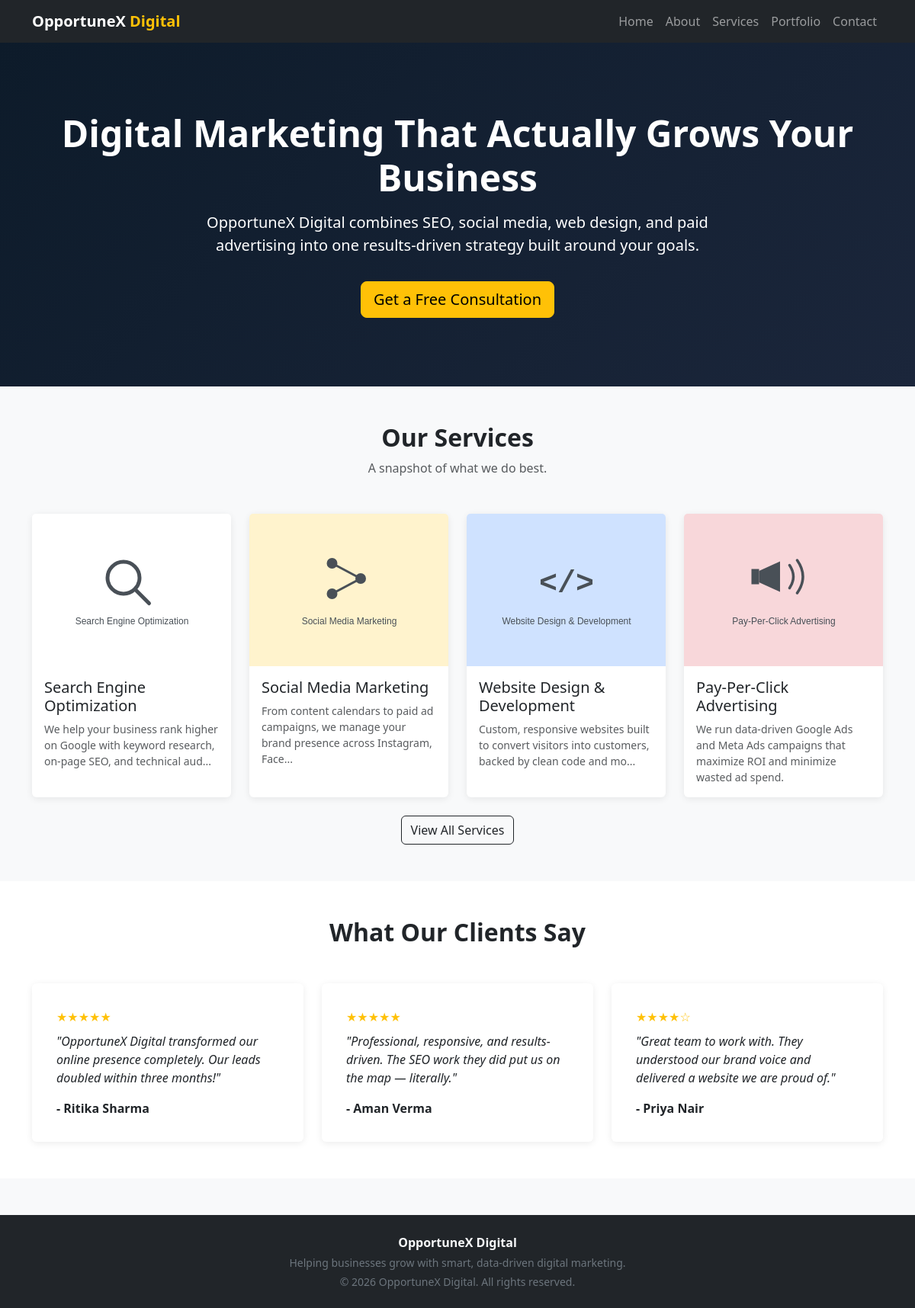
Before: / with the older database file.
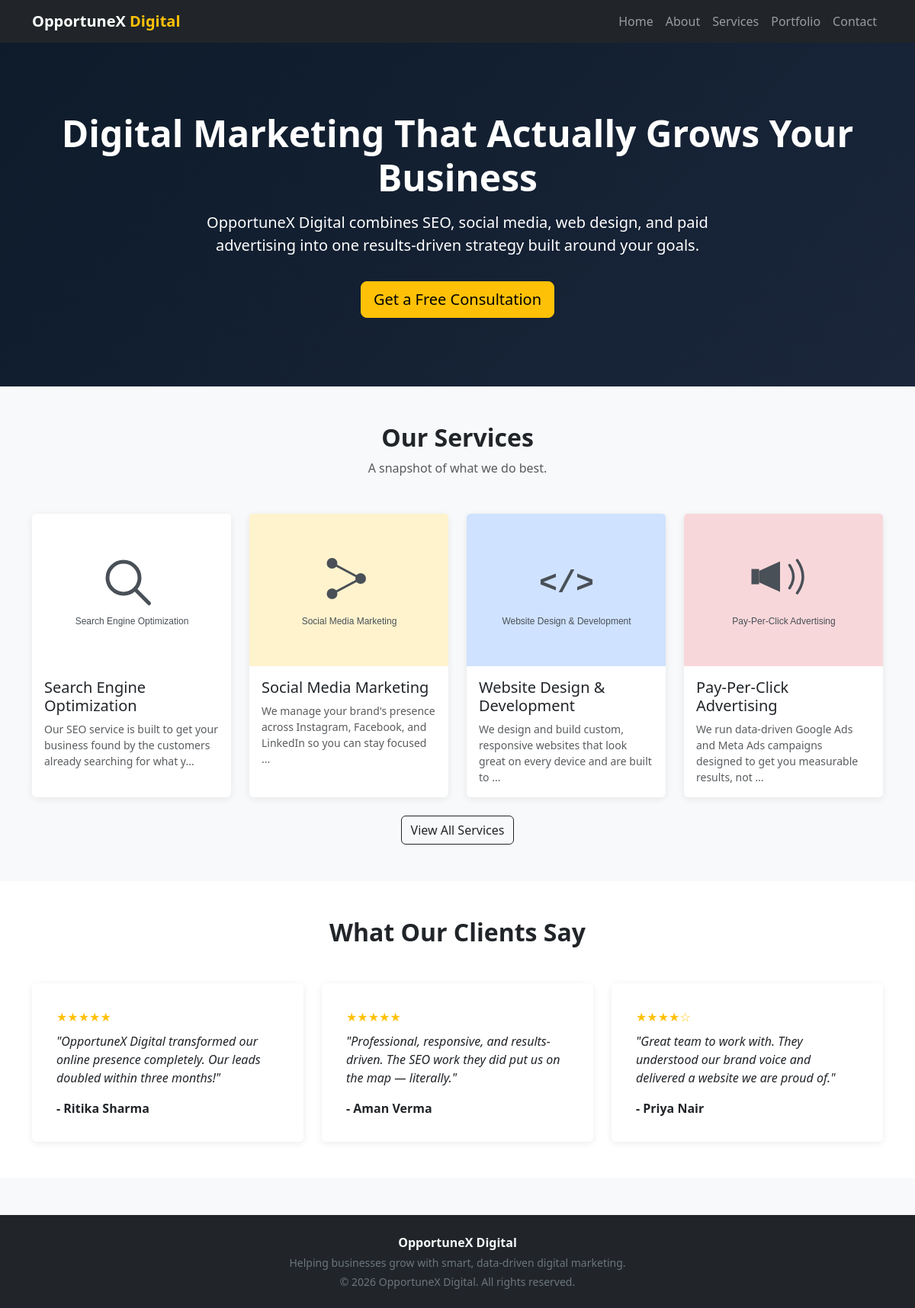
After: the same page with the newer database file.
### tables this page shows
CREATE TABLE services (
    id INT AUTO_INCREMENT PRIMARY KEY,
    title VARCHAR(150) NOT NULL,
    description TEXT NOT NULL,
    image VARCHAR(255) DEFAULT NULL,
    meta_title VARCHAR(160) DEFAULT NULL,
    meta_description VARCHAR(300) DEFAULT NULL,
    created_at TIMESTAMP DEFAULT CURRENT_TIMESTAMP
);

CREATE TABLE testimonials (
    id INT AUTO_INCREMENT PRIMARY KEY,
    client_name VARCHAR(150) NOT NULL,
    message TEXT NOT NULL,
    rating TINYINT NOT NULL DEFAULT 5,
    image VARCHAR(255) DEFAULT NULL,
    created_at TIMESTAMP DEFAULT CURRENT_TIMESTAMP
);

### includes/functions.php (called while the page is built, shortened)
<?php
function clean_input($value) {
    return htmlspecialchars(trim($value ?? ''), ENT_QUOTES, 'UTF-8');
}
function service_image_url($filename, $title = '') {
    $title = strtolower($title);
    if (str_contains($title, 'seo') || str_contains($title, 'search engine')) {
        return BASE_URL . '/assets/img/placeholder-seo.svg';
    }
    if (str_contains($title, 'social media') || str_contains($title, 'smm')) {
        return BASE_URL . '/assets/img/placeholder-smm.svg';
    }
    if (str_contains($title, 'web design') || str_contains($title, 'web development') || str_contains($title, 'website')) {
        return BASE_URL . '/assets/img/placeholder-webdev.svg';
    }
    if (str_contains($title, 'pay-per-click') || str_contains($title, 'ppc') || str_contains($title, 'advertising')) {
        return BASE_URL . '/assets/img/placeholder-ppc.svg';
    }
    return BASE_URL . '/assets/img/placeholder.svg';
}

### public/index.php (the view, shortened to what this page needs)
<?php
require_once __DIR__ . '/../includes/db.php';
require_once __DIR__ . '/../includes/functions.php';
require_once __DIR__ . '/../includes/header.php';
$services = [];
$result = mysqli_query($conn, "SELECT id, title, description, image FROM services ORDER BY created_at DESC LIMIT 4");
while ($row = mysqli_fetch_assoc($result)) {
    $services[] = $row;
}
$testimonials = [];
$result = mysqli_query($conn, "SELECT client_name, message, rating, image FROM testimonials ORDER BY created_at DESC LIMIT 6");
while ($row = mysqli_fetch_assoc($result)) {
    $testimonials[] = $row;
}
?>
<section class="hero text-center">
  <div class="container">
    <h1 class="display-5 fw-bold">Digital Marketing That Actually Grows Your Business</h1>
    <p class="lead col-lg-8 mx-auto mt-3">
      OpportuneX Digital combines SEO, social media, web design, and paid advertising
      into one results-driven strategy built around your goals.
    </p>
    <a href="contact.php" class="btn btn-warning btn-lg mt-3">Get a Free Consultation</a>
  </div>
</section>
<section class="py-5">
  <div class="container">
    <div class="text-center mb-5">
      <h2 class="fw-bold">Our Services</h2>
      <p class="text-muted">A snapshot of what we do best.</p>
    </div>
    <div class="row g-4">
      <?php foreach ($services as $service): ?>
        <div class="col-md-6 col-lg-3">
          <a href="service_detail.php?id=<?= (int)$service['id'] ?>" class="text-decoration-none text-reset">
            <div class="card card-service h-100">
              <img src="<?= service_image_url($service['image'], $service['title']) ?>" class="card-img-top" alt="<?= clean_input($service['title']) ?>">
              <div class="card-body">
                <h5 class="card-title"><?= clean_input($service['title']) ?></h5>
                <p class="card-text small text-muted"><?= clean_input(mb_strimwidth($service['description'], 0, 100, '...')) ?></p>
              </div>
            </div>
          </a>
        </div>
      <?php endforeach; ?>
    </div>
    <div class="text-center mt-4">
      <a href="services.php" class="btn btn-outline-dark">View All Services</a>
    </div>
  </div>
</section>
<section class="py-5 bg-white">
  <div class="container">
    <div class="text-center mb-5">
      <h2 class="fw-bold">What Our Clients Say</h2>
    </div>
    <div class="row g-4">
      <?php foreach ($testimonials as $t): ?>
        <div class="col-md-6 col-lg-4">
          <div class="card card-testimonial p-3">
            <div class="card-body">
              <div class="rating-stars mb-2">
                <?= str_repeat('&#9733;', (int)$t['rating']) . str_repeat('&#9734;', 5 - (int)$t['rating']) ?>
              </div>
              <p class="card-text fst-italic">"<?= clean_input($t['message']) ?>"</p>
              <p class="fw-bold mb-0">- <?= clean_input($t['client_name']) ?></p>
            </div>
          </div>
        </div>
      <?php endforeach; ?>
    </div>
  </div>
</section>
<?php require_once __DIR__ . '/../includes/footer.php'; ?>

### includes/header.php (shortened to what this page needs)
<!DOCTYPE html>
<html lang="en">
<head>
<link href="https://cdn.jsdelivr.net/npm/bootstrap@5.3.3/dist/css/bootstrap.min.css" rel="stylesheet">
<link href="<?= BASE_URL ?>/assets/css/style.css" rel="stylesheet">
</head>
<body>
<nav class="navbar navbar-expand-lg navbar-dark bg-dark sticky-top">
  <div class="container">
    <a class="navbar-brand fw-bold" href="<?= BASE_URL ?>/public/index.php">OpportuneX <span class="text-warning">Digital</span></a>
    <div class="collapse navbar-collapse" id="mainNav">
      <ul class="navbar-nav ms-auto">
        <li class="nav-item"><a class="nav-link" href="<?= BASE_URL ?>/public/index.php">Home</a></li>
        <li class="nav-item"><a class="nav-link" href="<?= BASE_URL ?>/public/about.php">About</a></li>
        <li class="nav-item"><a class="nav-link" href="<?= BASE_URL ?>/public/services.php">Services</a></li>
        <li class="nav-item"><a class="nav-link" href="<?= BASE_URL ?>/public/portfolio.php">Portfolio</a></li>
        <li class="nav-item"><a class="nav-link" href="<?= BASE_URL ?>/public/contact.php">Contact</a></li>
      </ul>
    </div>
  </div>
</nav>

### includes/footer.php (shortened to what this page needs)
<footer class="bg-dark text-light py-4 mt-5">
  <div class="container text-center">
    <p class="mb-1 fw-bold">OpportuneX Digital</p>
    <p class="mb-1 small text-secondary">Helping businesses grow with smart, data-driven digital marketing.</p>
    <p class="mb-0 small text-secondary">&copy; <?= date('Y') ?> OpportuneX Digital. All rights reserved.</p>
  </div>
</footer>
</body>
</html>

### assets/css/style.css (style rules this page uses)
body { font-family: 'Segoe UI', Arial, sans-serif; background-color: #f8f9fa; }
.hero { background: linear-gradient(135deg, #0d1b2a, #1b263b); color: #fff; padding: 90px 0; }
.card-service, .card-portfolio, .card-testimonial { border: none; box-shadow: 0 2px 10px rgba(0,0,0,0.08); transition: transform 0.2s ease; height: 100%; }
.card-service img, .card-portfolio img { height: 200px; object-fit: cover; }
.rating-stars { color: #ffc107; }

Changed rows visible on the page:
changed services "Search Engine Optimization": description "We help your business rank higher on Google with keyword research, on-page SEO, and technical aud..." → "Our SEO service is built to get your business found by the customers already searching for what y..."
changed services "Social Media Marketing": description "From content calendars to paid ad campaigns, we manage your brand presence across Instagram, Face..." → "We manage your brand's presence across Instagram, Facebook, and LinkedIn so you can stay focused ..."
changed services "Website Design & Development": description "Custom, responsive websites built to convert visitors into customers, backed by clean code and mo..." → "We design and build custom, responsive websites that look great on every device and are built to ..."
changed services "Pay-Per-Click Advertising": description "We run data-driven Google Ads and Meta Ads campaigns that maximize ROI and minimize wasted ad spend." → "We run data-driven Google Ads and Meta Ads campaigns designed to get you measurable results, not ..."
